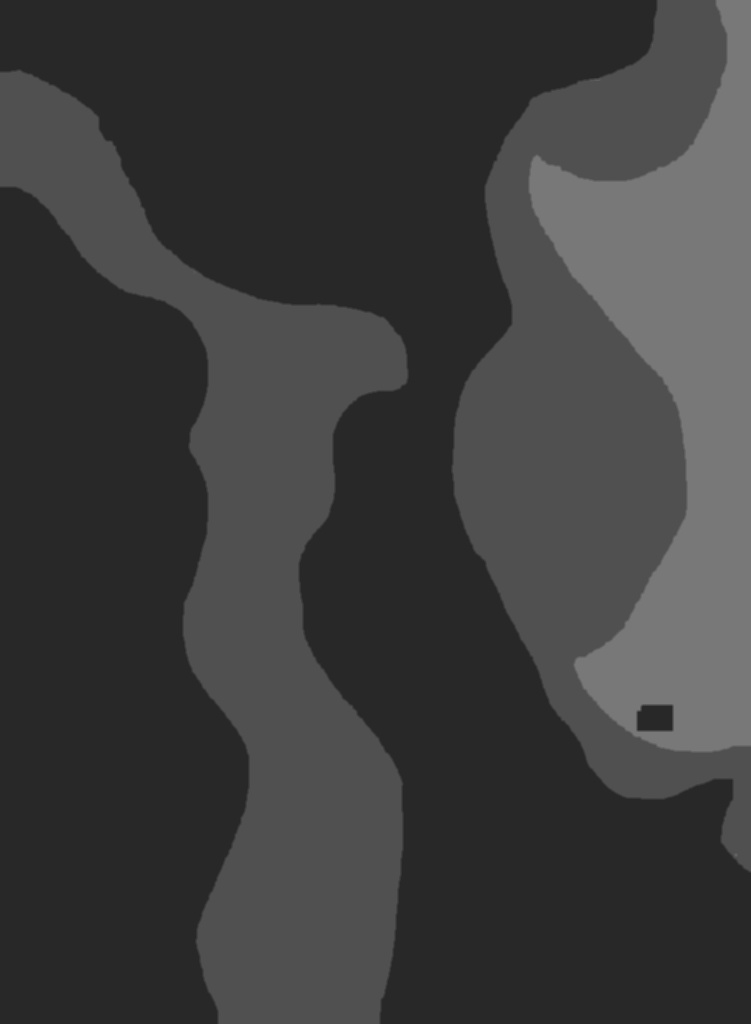
#> input picture bounding.jpg, 751 x 1024 px, found by its file name
$ python smoothEdge.py
#> lines starting #> are read from the running program, lines starting #| are printed output that depends on the picture; after the words box and inside, x2 and y2 are one past the last pixel; in counts of white or black regions, pixels touching at a corner belong together
import cv2
import numpy as np
import imutils


cv2.namedWindow("images", cv2.WINDOW_NORMAL)

image = cv2.imread('bounding.jpg')
#> image is the input picture: shape (1024, 751, 3); min 37, max 123, mean 60.6
image = cv2.cvtColor(image, cv2.COLOR_BGR2GRAY)
#> image: shape (1024, 751)
blurred = cv2.GaussianBlur(image, (5, 5), 0)
thresh = cv2.threshold(blurred, 60, 255, cv2.THRESH_BINARY)[1]
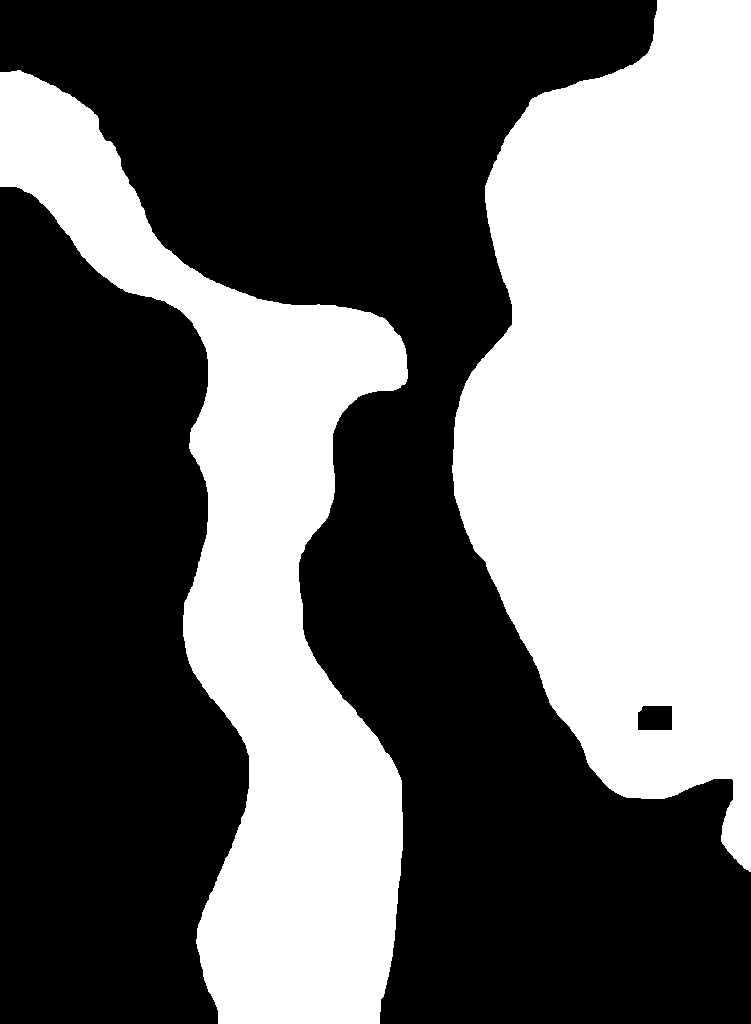
#> thresh: shape (1024, 751); 41.3% white; 2 white regions

# find contours in the thresholded image
cnts = cv2.findContours(thresh.copy(), cv2.RETR_EXTERNAL,
                        cv2.CHAIN_APPROX_SIMPLE)
#> cnts = 2 contours; box (x1, y1, x2, y2) and area: (452, 0, 751, 872) 184954, (0, 70, 408, 1024) 131391
cnts = imutils.grab_contours(cnts)

# loop over the contours
for c in cnts:
    # compute the center of the contour
    M = cv2.moments(c)
    cX = int(M["m10"] / M["m00"])
    cY = int(M["m01"] / M["m00"])
    # draw the contour and center of the shape on the image
    cv2.drawContours(image, [c], -1, (0, 255, 0), 2)
    cv2.circle(image, (cX, cY), 20, (255, 255, 255), -1)
    # show the image
    #cv2.imshow("images", image)
    # cv2.waitKey(0)

    # find smaller contours
    for j in range(1,11):
    	for i in c:
    		x = i[0][0] - cX
    		y = i[0][1] - cY
    		x = x*(j/10.0)        # Change the scaling factor
    		y = y*(j/10.0)
    		x += cX
    		y += cY
    		i[0][0] = x
    		i[0][1] = y
    		 # change thickness and color(color for every loop)
    	cv2.drawContours(image, [c], -1, (30.0+(22.5*j), 30.0+(22.5*j), 30.0+(22.5*j)), 2)
#> this loop made 2 passes
#> (cX, cY) on passes 1 to 2: (255, 592), (628, 408)
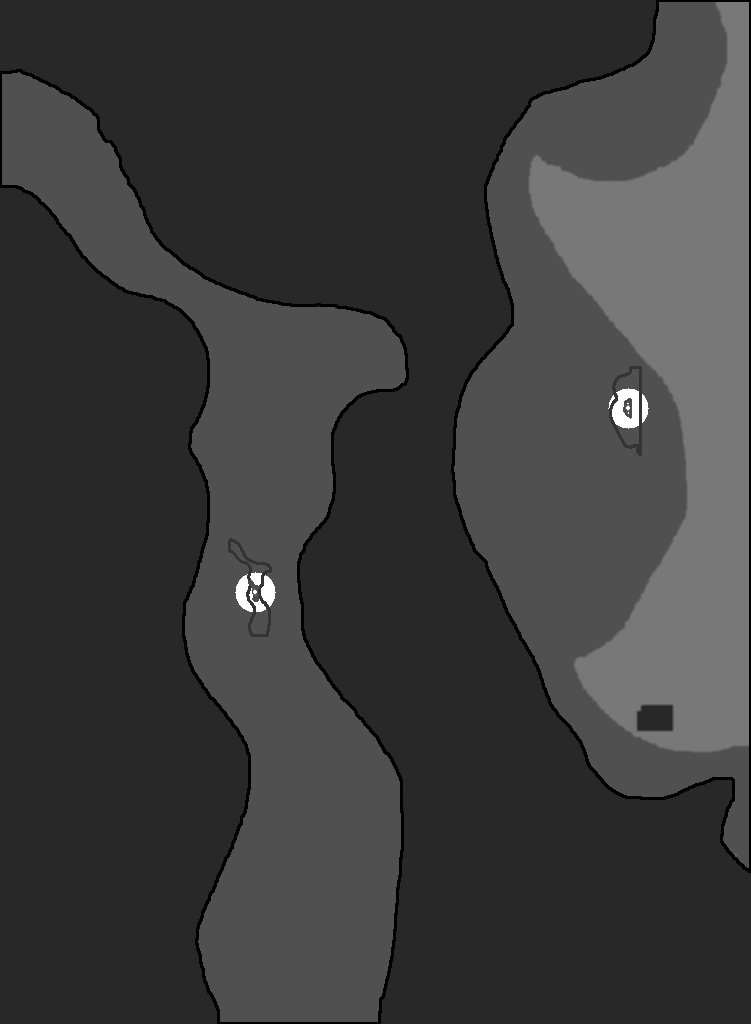
#> image: shape (1024, 751); min 0, max 255, mean 59.7
#> after the loop, i = [[628, 407]]


cv2.imshow("images", image)
#cv2.imwrite('centroid.jpg', image)
cv2.waitKey(0)
